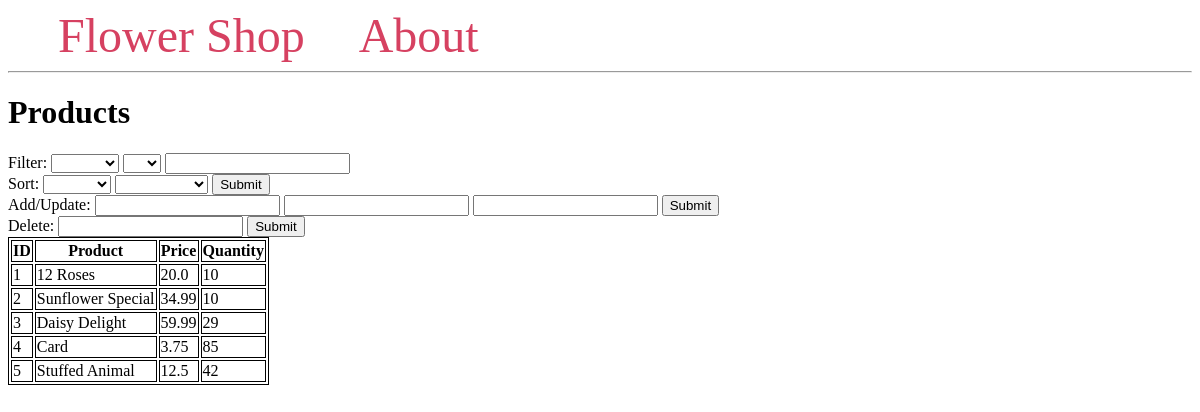
/products, run on an earlier commit of the app's database.
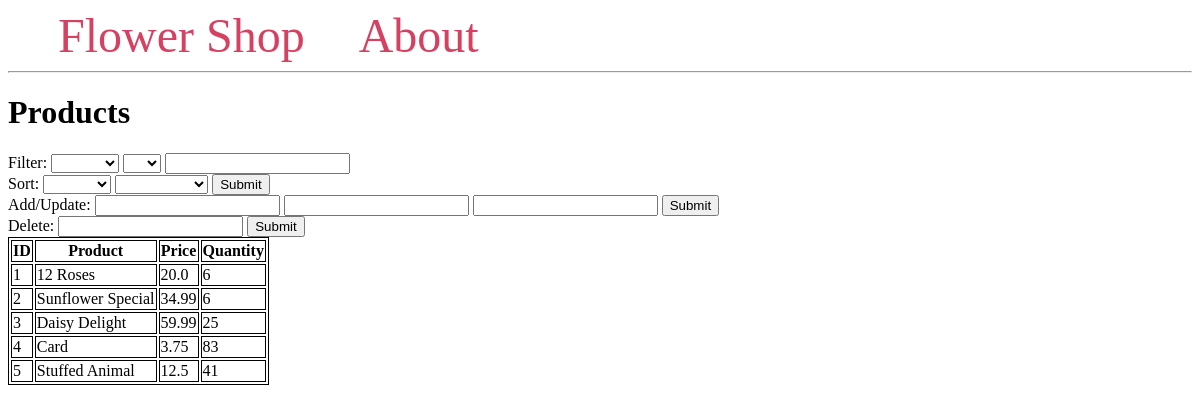
And on a later commit of the database.
### tables this page shows
CREATE TABLE product (
                productID INTEGER PRIMARY KEY,
                p_desc TEXT NOT NULL,
                price REAL NOT NULL,
                stock INTEGER NOT NULL CHECK (stock>=0)
            );

### main.py (the view, shortened to what this page needs)
@app.route("/products", methods=("GET", "POST"))
def product():
    conn = get_db_connection()
    cursor = conn.cursor()
    db= Database(conn, cursor)
    products = conn.execute("SELECT * FROM product").fetchall()
    return render_template("products.html", products=products)

### main.py (called while the page is built)
def get_db_connection():
    conn = sqlite3.connect('flowershopdatabase.db', check_same_thread=False)
    conn.execute("PRAGMA foreign_keys = 1")
    conn.row_factory = sqlite3.Row
    return conn

### templates/products.html (shortened to what this page needs)
{% extends 'base.html' %}
{% block content %}
    <h1>{% block title %} Products {% endblock %}</h1>
    <div>
        <form method="post">
            <div>
                <label>Filter:</label>
                <select name="filt_attr">
                    <option value=""></option>
                    <option value="productID">ID</option>
                </select>
                <select name="op">
                    <option value=""></option>
                    <option value="=">=</option>
                </select>
                <input type="text" name="value">
            </div>
            <label>Sort:</label>
            <select name="sort_attr" id="sort_attr">
                    <option value=""></option>
                    <option value="productID">ID</option>
            </select>
            <select name="asc" id="asc">
                <option value=""></option>
                <option value="ASC">Ascending</option>
            </select>
            <button type="submit" name="sort" value="sort">Submit</button>
            <div>
                <label>Add/Update:</label>
                <input type="text" name="product">
                <input type="text" name="price">
                <input type="text" name="quantity">
                <button type="submit" name="add" value="add">Submit</button>
            </div>
            <div>
                <label>Delete:</label>
                <input type="text" name="product2">
                <button type="submit" name="del" value="del">Submit</button>
            </div>
        </form>
    </div>
    <table>
        <tr>
          <th>ID</th>
          <th>Product</th>
          <th>Price</th>
          <th>Quantity</th>
        </tr>
        {% for product in products %}
                <tr>
                    <td>{{ product['productID'] }}</td>
                    <td>{{ product['p_desc'] }}</td>
                    <td>{{ product['price'] }}</td>
                    <td>{{ product['stock'] }}</td>
                </tr>
        {% endfor %}
    </table>
{% endblock %}

What changed in the data, as far as the page shows it:
changed product "12 Roses": stock "10" → "6"
changed product "Sunflower Special": stock "10" → "6"
changed product "Daisy Delight": stock "29" → "25"
changed product "Card": stock "85" → "83"
changed product "Stuffed Animal": stock "42" → "41"
